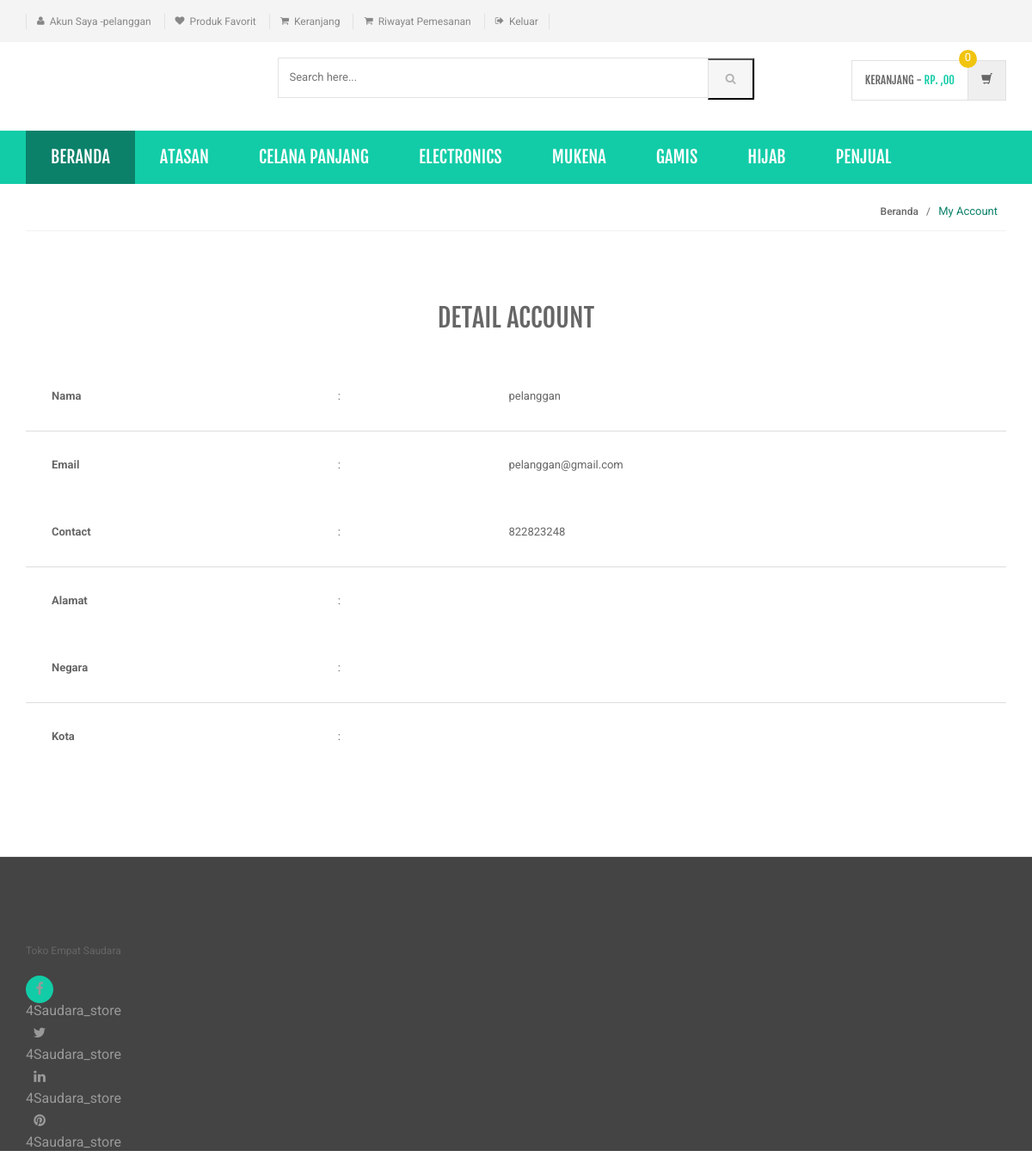
/my-account.php (signed in), run on the app's committed database.
### tables this page shows
CREATE TABLE `category` (
  `id` int(11) NOT NULL,
  `categoryName` varchar(255) DEFAULT NULL,
  `categoryDescription` longtext DEFAULT NULL,
  `creationDate` timestamp NOT NULL DEFAULT current_timestamp(),
  `updationDate` varchar(255) DEFAULT NULL
);

CREATE TABLE `users` (
  `id` int(11) NOT NULL,
  `name` varchar(255) DEFAULT NULL,
  `email` varchar(255) DEFAULT NULL,
  `contactno` bigint(11) DEFAULT NULL,
  `password` varchar(255) DEFAULT NULL,
  `shippingAddress` longtext DEFAULT NULL,
  `shippingState` varchar(255) DEFAULT NULL,
  `shippingCity` varchar(255) DEFAULT NULL,
  `shippingPincode` int(11) DEFAULT NULL,
  `billingAddress` longtext DEFAULT NULL,
  `billingState` varchar(255) DEFAULT NULL,
  `billingCity` varchar(255) DEFAULT NULL,
  `billingPincode` int(11) DEFAULT NULL,
  `regDate` timestamp NOT NULL DEFAULT current_timestamp(),
  `updationDate` varchar(255) DEFAULT NULL
);

### my-account.php (the view, shortened to what this page needs)
<?php
include('includes/config.php');
if(strlen($_SESSION['login'])==0)
{
	header('location:index.php');
}
else{
	?>
	<!DOCTYPE html>
	<html lang="en">
	<head>
		<link rel="stylesheet" href="assets/css/bootstrap.min.css">
		<link rel="stylesheet" href="assets/css/main.css">
		<link rel="stylesheet" href="assets/css/green.css">
		<link rel="stylesheet" href="assets/css/owl.carousel.css">
		<link rel="stylesheet" href="assets/css/owl.transitions.css">
		<link href="assets/css/lightbox.css" rel="stylesheet">
		<link rel="stylesheet" href="assets/css/animate.min.css">
		<link rel="stylesheet" href="assets/css/rateit.css">
		<link rel="stylesheet" href="assets/css/bootstrap-select.min.css">
		<link rel="stylesheet" href="assets/css/config.css">
		<link href="assets/css/green.css" rel="alternate stylesheet" title="Green color">
		<link href="assets/css/blue.css" rel="alternate stylesheet" title="Blue color">
		<link href="assets/css/red.css" rel="alternate stylesheet" title="Red color">
		<link href="assets/css/orange.css" rel="alternate stylesheet" title="Orange color">
		<link href="assets/css/dark-green.css" rel="alternate stylesheet" title="Darkgreen color">
		<link rel="stylesheet" href="assets/css/font-awesome.min.css">
	</head>
	<body class="cnt-home">
		<header class="header-style-1">
			<?php include('includes/top-header.php');?>
			<?php include('includes/main-header.php');?>
			<?php include('includes/menu-bar.php');?>
		</header>
		<div class="breadcrumb">
			<div class="container">
				<div class="breadcrumb-inner">
					<ul class="list-inline list-unstyled">
						<li><a href="home.html">Beranda</a></li>
						<li class='active'>My Account</li>
					</ul>
				</div>
			</div>
		</div>
		<div class="body-content outer-top-bd">
			<div class="container">
				<div class="my-wishlist-page inner-bottom-sm">
					<div class="row">
						<div class="col-md-12 my-wishlist">
							<div class="table-responsive">
								<table class="table">
									<thead>
										<tr>
											<th colspan="4">Detail Account</th>
										</tr>
									</thead>
									<tbody>
										<?php
										$sql_user="SELECT * FROM users WHERE id=".$_SESSION['id'];
										$query_user=mysqli_query($con,$sql_user);
										while($row=mysqli_fetch_array($query_user)){ ?>
										<tr>
											<td><b>Nama</b></td>
											<td>:</td>
											<td><?=$row['name'];?></td>
										</tr>
										<tr>
											<td><b>Email</b></td>
											<td>:</td>
											<td><?=$row['email'];?></td>
										</tr>
										<tr>
											<td><b>Contact</b></td>
											<td>:</td>
											<td><?=$row['contactno'];?></td>
										</tr>
										<tr>
											<td><b>Alamat</b></td>
											<td>:</td>
											<td><?=$row['shippingAddress'];?></td>
										</tr>
										<tr>
											<td><b>Negara</b></td>
											<td>:</td>
											<td><?=$row['shippingState'];?></td>
										</tr>
										<tr>
											<td><b>Kota</b></td>
											<td>:</td>
											<td><?=$row['shippingCity'];?></td>
										</tr>
										<?php } ?>
									</tbody>
								</table>
							</div>
						</div>			</div>
					</div>
				</div>
			</div>
			<?php include('includes/footer.php');?>
		</body>
		</html>
		<?php } ?>

### includes/menu-bar.php (shortened to what this page needs)
<div class="header-nav animate-dropdown">
    <div class="container">
        <div class="yamm navbar navbar-default" role="navigation">
            <div class="nav-bg-class">
                <div class="navbar-collapse collapse" id="mc-horizontal-menu-collapse">
	<div class="nav-outer">
		<ul class="nav navbar-nav">
			<li class="active dropdown yamm-fw">
				<a href="index.php" data-hover="dropdown" class="dropdown-toggle">Beranda</a>
			</li>
              <?php $sql=mysqli_query($con,"select id,categoryName from category where id!= 9 limit 6");
while($row=mysqli_fetch_array($sql))
{
    ?>
			<li class="dropdown yamm">
				<a href="category.php?cid=<?php echo $row['id'];?>"> <?php echo $row['categoryName'];?></a>
			</li>
			<?php } ?>
            <li class="dropdown yamm">
                <a href="reseller.php?cid=9">PENJUAL</a>
            </li>
		</ul>
		<div class="clearfix"></div>
	</div>
</div>
            </div>
        </div>
    </div>
</div>

### assets/css/green.css (style rules this page uses)
body { background-color:#fff; color:#666; }
a, a:visited { color:#C1392B; }

### assets/css/lightbox.css (style rules this page uses)
body:after { content: url(../images/close.png) url(../images/loading.gif) url(../images/prev.png) url(../images/next.png); display: none; }

### assets/css/blue.css (style rules this page uses)
a { color: #3498db; }
.header-style-1 .header-nav { background: #3498db; }
.cnt-home .header-style-1 .header-nav .navbar .navbar-nav > li.active { background: #1d6ca1; }
.breadcrumb ul li.active { color: #1d6ca1; }

### assets/css/red.css (style rules this page uses)
a { color: #ff6c6c; }
.header-style-1 .header-nav { background: #ff6c6c; }
.cnt-home .header-style-1 .header-nav .navbar .navbar-nav > li.active { background: #ff1a1a; }
.breadcrumb ul li.active { color: #ff1a1a; }

### assets/css/orange.css (style rules this page uses)
a { color: #f39c12; }
.header-style-1 .header-nav { background: #f39c12; }
.cnt-home .header-style-1 .header-nav .navbar .navbar-nav > li.active { background: #ab6c09; }
.breadcrumb ul li.active { color: #ab6c09; }

### assets/css/dark-green.css (style rules this page uses)
body { background-color:#fff; color:#666; }
a, a:visited { color:#C1392B; }

### data on the page
category: categoryName "ATASAN"
category: categoryName "CELANA PANJANG"
category: categoryName "ELECTRONICS"
category: categoryName "MUKENA"
category: categoryName "GAMIS"
category: categoryName "HIJAB"
users: name "pelanggan", email "pelanggan@gmail.com", contactno "822823248"

### other printed values
$_SESSION['username'] "pelanggan"
